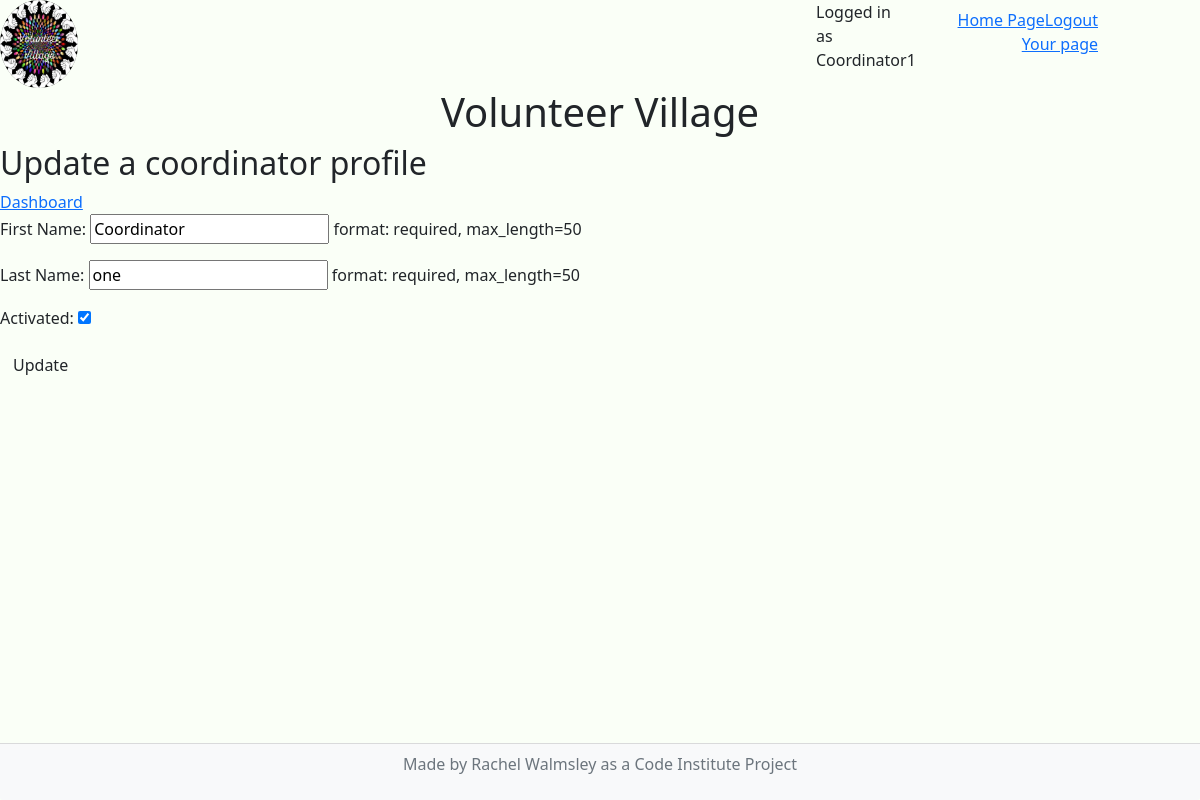
The page /coordinator/update_profile/3 (signed in) on the database its author committed.
### coordinator/models.py (models this page shows, shortened)
class CoordinatorProfile(models.Model):
    user_name = models.OneToOneField(User, on_delete=models.CASCADE)
    fname = models.CharField(
        max_length=50,
        null=False,
        blank=False,
        verbose_name='First Name',
        help_text='format: required, max_length=50',
    )
    lname = models.CharField(
        max_length=50,
        null=False,
        blank=False,
        verbose_name='Last Name',
        help_text='format: required, max_length=50',
    )
    activated = models.BooleanField(
        default=False,
    )

### coordinator/views.py (the view)
# urls.py: path("coordinator/update_profile/<id>", views.edit_profile_co, name="updateco"),
def edit_profile_co(request, id):
    role = role_authenticate(request)
    co_profile = id #get_object_or_404(CoordinatorProfile, lname="one").id
    profile = get_object_or_404(CoordinatorProfile, id=co_profile)
    if request.method == 'POST':
        form = ProfileFormCoUpdate(request.POST, instance=profile)
        if form.is_valid():
            form.save()
            messages.add_message(request, messages.SUCCESS, 'Coordinator information updated!')
            return redirect('dashboard')
    form = ProfileFormCoUpdate(instance = profile)
    context = {
        'form': form,
        'profile': profile,
        'role': role,
    }
    return render(request, 'coordinator/update_profile.html', context)

### coordinator/forms.py
class ProfileFormCoUpdate(forms.ModelForm):
    class Meta:
        model = CoordinatorProfile
        fields = ('fname', 'lname','activated',)

### coordinator/views.py (called while the page is built)
def role_authenticate(request):
    pk_logged_in = request.user.pk
    role_object = get_object_or_404(Role, user_name_id=pk_logged_in)
    role = role_object.role
    activates_coordinator = CoordinatorProfile.objects.filter(user_name_id=request.user.pk).values()
    for activate_coordinator in activates_coordinator:
        active = activate_coordinator['activated']
    if active:
        return role
    else:
        return 0

### templates/coordinator/update_profile.html (shortened to what this page needs)
{% extends "base.html" %}
{% block content %}
{% if user.is_authenticated and role == 2 %}
<h2>Update a coordinator profile</h2>
<a href="{% url 'dashboard' %}">Dashboard</a>
<form method="post">
    {{ form.as_p }}
    <button type="submit" class="btn">Update</button>
</form>
{% else %}
<h3 class="text-center">
    You are either not logged in or do not have access to this part of the site. Please log in or if this problem persists contact a supervisor.
</h3>
{% endif %}
{% endblock %}

### templates/base.html (shortened to what this page needs)
{% load static %}
<!DOCTYPE html>
<html lang="en">
<head>
    <link href="https://cdn.jsdelivr.net/npm/bootstrap@5.0.1/dist/css/bootstrap.min.css" rel="stylesheet"
>
    <link rel="stylesheet" href="{% static 'css/base.css' %}">
</head>
<body>
<div class="row">
    <img class="rounded-circle img-responsive col-4 col-sm-3 col-md-2 col-lg-1" id="logo" src="{% static 'images/logo.jpg' %}" alt="logo for volunteer village of hands">
    <div class="col-8 col-sm-7">
    </div>
    <div class="col-4 col-sm-2 col-md-1">
    {% if user.is_authenticated %}
        <p>Logged in as {{ user }}</p>
    {% else %}
        <p>Not logged in</p>
    {% endif %}
    </div>
    <div class="col-8 col-md-2">
    <nav class="navbar navbar-nav navbar-fixed-top navbar-right">
        <ul class="nav justify-content-end">
            <li>
                <a href="{% url 'index' %}">Home Page</a>
            </li>
            {% if user.is_authenticated %}
                <li>
                    <a href="{% url 'account_logout' %}">Logout</a>
                </li>
                <li>
                    <a href="{% url 'login_success' %}">Your page</a>
                </li>
            {% endif %}
        </ul>
    </nav>
    </div>
</div>
    <div class="row">
    <h1 class="text-center">
        Volunteer Village
    </h1>
    </div>
    <main>
        {% block content %}{% endblock content %}
    </main>
    <footer class="fixed-bottom">
        <div class="card-footer bg-light style="--bs-bg-opacity: 1;"">
        <p class="text-center text-muted">Made by Rachel Walmsley as a Code Institute Project</p>
        </div>
    </footer>
</body>
</html>

### static/css/base.css (style rules this page uses)
body { background-color: rgb(250, 255, 247); margin-bottom: 5em; }

### rows shown on the page
CoordinatorProfile: fname "Coordinator", lname "one", activated "☑"

### other values the page prints
{{ user }} "Coordinator1"
